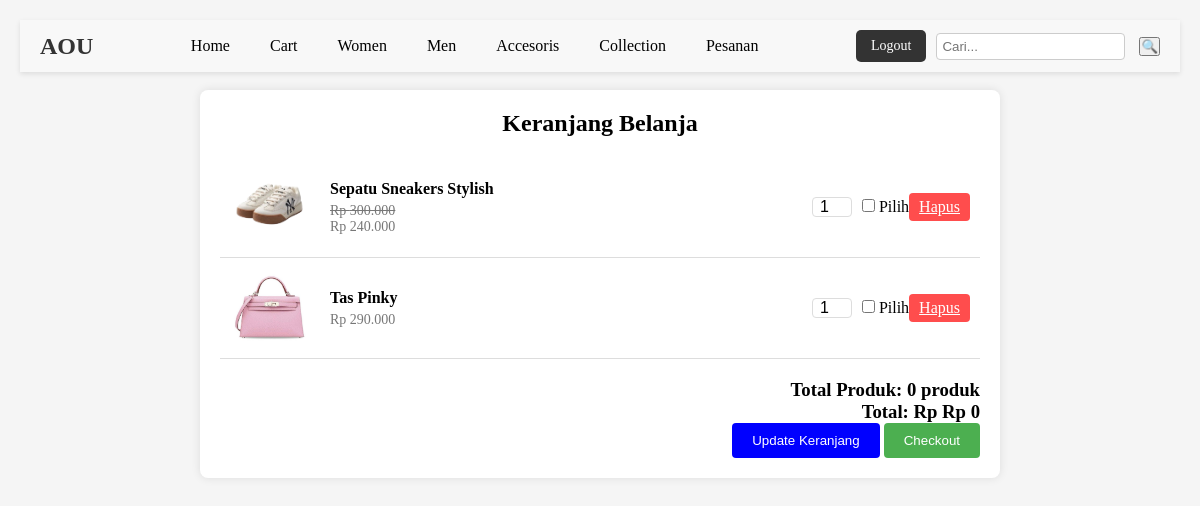
The page /users/cart.php (signed in) on the database its author committed.
### tables this page shows
CREATE TABLE `cart` (
  `id` int(11) NOT NULL,
  `id_user` int(11) DEFAULT NULL,
  `id_produk` int(11) DEFAULT NULL,
  `quantity` int(11) DEFAULT 1
);

CREATE TABLE `products` (
  `id_produk` int(11) NOT NULL,
  `nama` varchar(255) NOT NULL,
  `harga` decimal(10,2) NOT NULL,
  `deskripsi_produk` text NOT NULL,
  `gambar_produk` varchar(255) NOT NULL,
  `stok` int(255) NOT NULL,
  `diskon` int(11) DEFAULT 0,
  `harga_diskon` decimal(10,2) DEFAULT NULL,
  `kategori` varchar(50) DEFAULT NULL,
  `id_kategori` int(11) DEFAULT NULL
);

### users/cart.php (the view, shortened to what this page needs)
<?php
include '../db/config.php';
$id_user = $_SESSION['id_user'];
$query = "SELECT cart.id_produk, cart.quantity, products.nama, products.harga, products.gambar_produk, products.diskon
          FROM cart
          JOIN products ON cart.id_produk = products.id_produk
          WHERE cart.id_user = ?";
$stmt = $conn->prepare($query);
$stmt->bind_param("i", $id_user);
$stmt->execute();
$result = $stmt->get_result();
?>
<link rel="stylesheet" href="style/user_cart.css">
<?php include '../pages/navbar.php'; ?>
<div class="cart-container">
    <h2>Keranjang Belanja</h2>
    <form action="proses_checkout.php" method="POST" id="checkoutForm">
        <div class="cart-items">
            <?php
            if ($result->num_rows > 0) {
                while ($row = $result->fetch_assoc()) {
                    $subtotal = $row['harga'] * $row['quantity'];
                    echo '<div class="cart-item" id="product-' . $row['id_produk'] . '" data-price="' . $row['harga'] . '" data-discount="' . $row['diskon'] . '">';
                    echo '<div class="cart-image">';
                    echo '<img src="../uploads/' . $row['gambar_produk'] . '" alt="' . $row['nama'] . '">';
                    echo '</div>';
                    echo '<div class="cart-details">';
                    echo '<h4>' . $row['nama'] . '</h4>';
                    if ($row["diskon"] > 0) {
                        $hargaDiskon = $row["harga"] - ($row["harga"] * $row["diskon"] / 100);
                        echo '<p class="original-price">Rp ' . number_format($row["harga"], 0, ',', '.') . '</p>';
                        echo '<p class="discounted-price">Rp ' . number_format($hargaDiskon, 0, ',', '.') . '</p>';
                    } else {
                        echo '<p>Rp ' . number_format($subtotal, 0, ',', '.') . '</p>';
                    }
                    echo '</div>';
                    echo '<div class="cart-qty">';
                    echo '<input type="number" name="quantity[' . $row['id_produk'] . ']" value="' . $row['quantity'] . '" min="1">';
                    echo '</div>';
                    echo '<div class="cart-select">';
                    echo '<input type="checkbox" name="selected_products[]" value="' . $row['id_produk'] . '" class="product-checkbox"> Pilih';
                    echo '</div>';
                    echo '<a href="hapus_keranjang.php?product_id=' . $row['id_produk'] . '" class="remove-btn">Hapus</a>';
                    echo '</div>';
                }
            } else {
                echo '<p>Keranjang belanja kosong.</p>';
            }
            ?>
        </div>
        <div class="cart-footer">
            <h3>Total Produk: <span id="totalQuantity">0</span> produk</h3>
            <h3>Total: Rp <span id="totalPrice">0</span></h3>
            <button type="submit" formaction="edit_keranjang.php" class="update-cart-btn">Update Keranjang</button>
            <button type="submit" id="checkoutBtn" class="checkout-btn">Checkout</button>
        </div>
    </form>
</div>

### users/style/user_cart.css (style rules this page uses)
* { box-sizing: border-box; margin: 0; padding: 0; }
.cart-container { max-width: 800px; margin: auto; background-color: white; padding: 20px; border-radius: 8px; box-shadow: 0 0 10px rgba(0, 0, 0, 0.1); }
h2 { text-align: center; margin-bottom: 20px; }
.cart-item { display: flex; justify-content: space-between; align-items: center; padding: 10px; border-bottom: 1px solid #ddd; }
.cart-image img { width: 80px; height: 80px; object-fit: cover; }
.cart-details { flex-grow: 1; margin-left: 20px; }
.cart-details h4 { font-size: 16px; margin-bottom: 5px; }
.cart-details p { font-size: 14px; color: #777; }
.cart-qty { display: flex; align-items: center; }
.cart-qty input { width: 40px; text-align: center; font-size: 16px; margin: 0 10px; border: 1px solid #ddd; border-radius: 4px; }
.remove-btn { background-color: #ff4d4d; color: white; border: none; padding: 5px 10px; cursor: pointer; border-radius: 4px; }
.cart-footer { text-align: right; margin-top: 20px; }
.checkout-btn { background-color: #4caf50; color: white; border: none; padding: 10px 20px; cursor: pointer; border-radius: 4px; }
.update-cart-btn { background-color:blue; color: white; border: none; padding: 10px 20px; cursor: pointer; border-radius: 4px; }
.original-price { text-decoration: line-through; color: red; }
.discounted-price { color: brown; }

### rows shown on the page
cart: id_produk.gambar_produk (picture), id_produk.nama "Sepatu Sneakers Stylish", id_produk.harga "300.000", id_produk.diskon "240.000", quantity "1"
cart: id_produk.gambar_produk (picture), id_produk.nama "Tas Pinky", subtotal "290.000", quantity "1"
